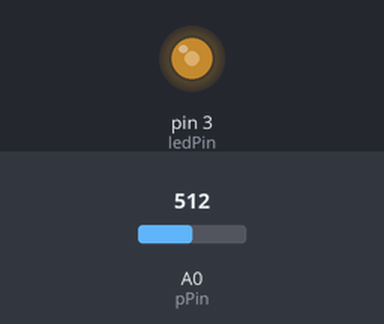
This sketch was run on a simulated Arduino Uno, built with avr-gcc and run on an emulated ATmega328P. On the bench: output pins drawn as LEDs (lit = HIGH). The inputs (shaded band) are chosen by the test bench; at power-on: A0 (pPin) = 512.

Above: at 1.2 s.
1.3 s: A0 (pPin) set to 716
At 1.7 s:
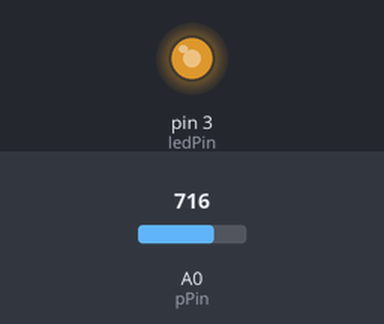
2.8 s: A0 (pPin) set to 900
At 4.0 s:
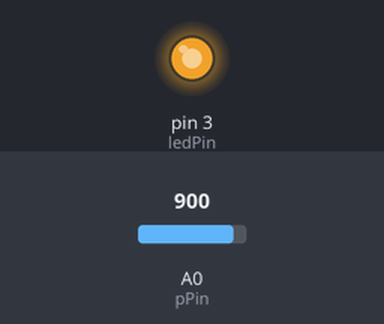
4.3 s: A0 (pPin) set to 122
At 5.4 s:
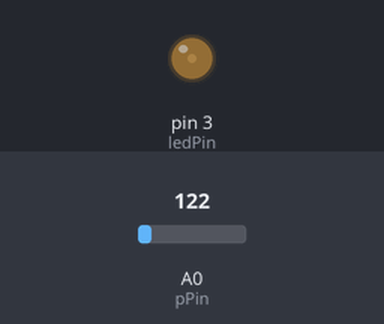
5.8 s: A0 (pPin) set to 0
At 6.6 s:
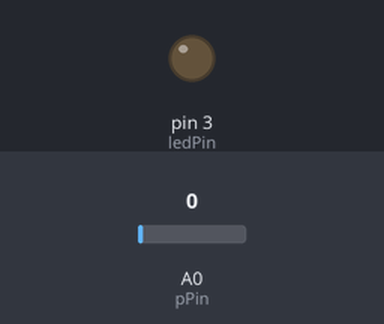
7.3 s: A0 (pPin) set to 511
At 7.9 s:
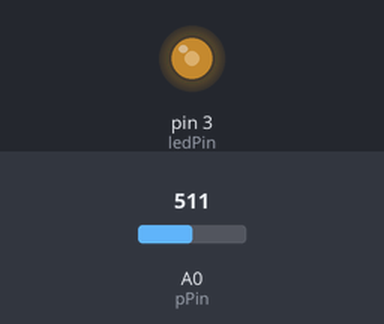
Timing chart, 0 to 9.8 s (numbered marks = the images above; inputs shaded):
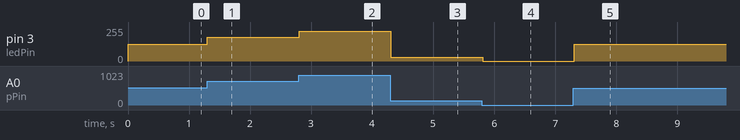

The sketch:

pwm-led-potentio.ino
```cpp
// Control a LED brightness using the PWM pin and analog potentiometer

//define pins
int ledPin = 3;                           // PWM pin on arduino
int pPin = A0;                            // potentiometer pin

//define vars
int brightness = 0;                       // brightness of led for mapping
int pValue = 0;                           // potentio position

void setup(){}                            // nothing needed for PWM/analog pins

void loop() {
  pValue = analogRead(pPin);
  brightness = map(pValue,0,1023,0,255);  // map this different ranges (0-1023 = potentio), (0-255 = led range)
  analogWrite(ledPin, brightness);        // write the mapped brightness to the LED
  delay(100);
}
```

Measured:
- after the input at 1.3 s, pin 3 (ledPin): 127/255 → 178/255 at once
- after the input at 2.8 s, pin 3 (ledPin): 178/255 → 224/255 at once
- after the input at 4.3 s, pin 3 (ledPin): 224/255 → 30/255 at once
- after the input at 5.8 s, pin 3 (ledPin): 30/255 → 0/255 at once
- after the input at 7.3 s, pin 3 (ledPin): 0/255 → 127/255 at once
